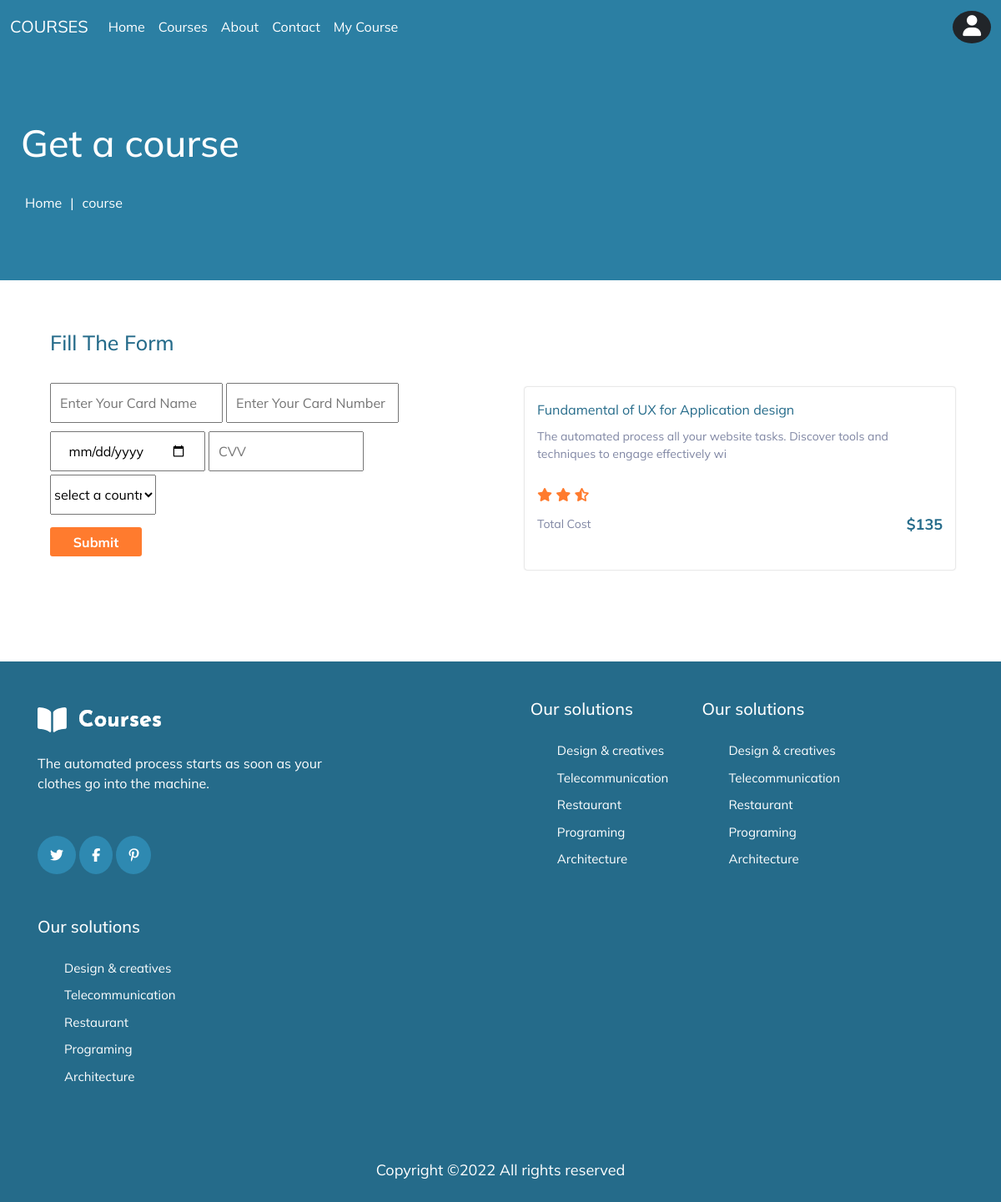
The app's page /buycourse.php?id=1 (signed in) with its own data.
### tables this page shows
CREATE TABLE `subject` (
  `s_id` int(10) NOT NULL,
  `s_name` varchar(100) NOT NULL,
  `s_disc` varchar(100) NOT NULL,
  `s_price` int(100) NOT NULL,
  `s_img` varchar(255) NOT NULL
);

### buycourse.php (the view, shortened to what this page needs)
<?php
$sid = $_GET['id'];
include 'header.php';
?>
<!DOCTYPE html>
<html lang="en">
<body>
    <section>
        <div class="course_container">
        <div class="course_container_data">
            <div class="course_container_data_heading">
                <h1>Get a course</h1>
                </div>
                <div class="course_container_data_back">
                    <p><a href="">Home</a></p>
                    <p>|</p>
                    <p><a href="">course</a></p>
                </div>
        </div>
    </div>
    </section>
    <section>
        <div class="contact">
            <div class="contact_head">
                <h4>Fill The Form</h4>
            </div>
            <div class="contact_data">
                <div class="left_contact_data">
                    <form action="<?php $_SERVER['PHP_SELF']?>" method="post">
                        <div class="left_contact_data_user">
                        <input type="text" name="card_name" placeholder="Enter Your Card Name" Required>
                        <input type="text" name="card_id" placeholder="Enter Your Card Number" Required>
                    </div>
                    <div class="left_contact_data_user">
                        <input type="date" name="exp_date" Required>
                        <input type="text" name="cvv" placeholder="CVV" Required>
                    </div>
                    <select name="country" id="" class="buy-select" Required>
                        <option value="" disabled selected >select a country</option>
                    </select>
                        <a><button type="submit" name="formsubmit" class="css-button css-button-sliding-to-right css-button-sliding-to-left--black">Submit</button></a>
                    </form>
                </div>
                <div class="buy-right_contact_data">
                <?php
                $sql = "select *from subject where s_id = '{$sid}'";
                $result = mysqli_query($conn,$sql);
                if(mysqli_num_rows($result)>0){
                    while($row = mysqli_fetch_assoc($result)){
                ?>
                <div class="buy-featured_card_inside">
                    <a href=""><?php echo $row['s_name']?></a>
                    <p><?php echo $row['s_disc']?></p>
                    <div>
                        <i class="fa-solid fa-star"></i>
                        <i class="fa-solid fa-star"></i>
                        <i class="fa-solid fa-star-half-stroke"></i>
                    </div>
                    <div class="buy-featured_card_inside_order">
                        <div class="buy-featured_card_inside_order_review"><p>Total Cost</p></div>
                        <p id="price">$<?php echo $row['s_price']?></p>
                    </div>
                </div>
<?php
}
}
?>
                </div>
            </div>
        </div>
    </section>
</body>
</html>
<?php
include 'footer.php';
?>

### assets/css/style.css (style rules this page uses)
body { line-height: 1.5; font-family: 'Poppins', sans-serif; }
* { margin: 0px; padding: 0px; font-family: "Mulish", sans-serif; box-sizing: border-box; }
:root { --btn: rgb(255, 159, 103); --btnhover: #3ba9d8; --navbackground: #2B7FA3; --scrolltop: #2B7FA3; --fontsize: 18px; --padding: 5px; --btnradius: 3px; --fontcolor: white; --bgimg: url(../img/school-supplies-stationery-blue-background-copy-space.jpg); --fontcolorbl: #256b8a; --fontcolorlight: #7f86a3; --cardradius: 10px; --starcolor: #ff7b2e; }
.css-button-sliding-to-left--black { min-width: 110px; height: 35px; color: #fff; padding: 5px 10px; font-weight: bold; cursor: pointer; transition: all 0.3s ease; position: relative; display: inline-block; outline: none; border-radius: var(--btnradius); z-index: 0; background: var(--starcolor); overflow: hidden; border: transparent; color: white; }
.css-button-sliding-to-left--black:after { content: ""; position: absolute; z-index: -1; transition: all 0.3s ease; left: 0; top: 0; width: 0; height: 100%; background: var(--btnhover); }
.course_container { background: var(--navbackground); display: flex; justify-content: flex-start; align-items: flex-start; flex-direction: column; }
.course_container_data { margin-top: 55px; padding: 25px; display: flex; justify-content: flex-start; align-items: flex-start; flex-direction: column; }
.course_container_data_heading h1 { font-size: 45px; color: white; }
.course_container_data_back { margin-top: 20px; margin-bottom: 35px; display: flex; justify-content: flex-start; align-items: flex-start; flex-direction: row; }
.course_container_data_back p { padding: 5px; color: white; }
.course_container_data_back p a { text-decoration: none; color: white; }
.contact { width: 100%; padding: 5%; display: flex; justify-content: center; align-items: flex-start; flex-direction: column; }
.contact_head h4 { font-size: 25px; color: var(--fontcolorbl); }
.contact_data { margin-top: 15px; width: 100%; display: flex; justify-content: flex-start; align-items: flex-start; flex-direction: row; }
.left_contact_data { width: 70%; display: flex; flex-direction: column !important; justify-content: flex-start; align-items: flex-start; }
.left_contact_data form { display: flex; flex-wrap: wrap; justify-content: center; align-items: flex-start; flex-direction: column; }
.left_contact_data form a { margin-top: 15px; }
.left_contact_data form input { margin-right: 4px; width: 100%; margin-top: 10px; padding: 10px; outline: none; font-size: 16px; display: flex; justify-content: center; align-items: center; }
.left_contact_data_user { display: flex; justify-content: space-between; align-items: flex-start; flex-direction: row; }
.left_contact_data_user input { width: 50%; }
.buy-select { height: 3em; width: 30%; margin-top: 4px; }
.buy-right_contact_data > div { width: 100%; padding: 15px; }
.buy-featured_card_inside { width: 26%; padding: 25px; background-color: white; box-shadow: rgb(170 170 170) 0px 0px 2px; margin: 15px 5px; border-radius: var(--btnradius); }
.buy-featured_card_inside > div > i { color: var(--starcolor); }
.buy-featured_card_inside p { color: var(--fontcolorlight); padding: 10px 0px; font-size: 14px; }
.buy-featured_card_inside a { text-decoration: none; color: var(--fontcolorbl); }
.buy-featured_card_inside_order { display: flex; justify-content: space-between; align-items: center; flex-direction: row; }
.buy-featured_card_inside_order_review p { color: var(--fontcolorlight); }
.buy-featured_card_inside_order #price { color: var(--fontcolorbl); font-size: 18px; font-weight: bold; }

### records on screen
subject: s_name "Fundamental of UX for Application design", s_disc "The automated process all your website tasks. Discover tools and techniques to engage effectively wi", s_price "135"
